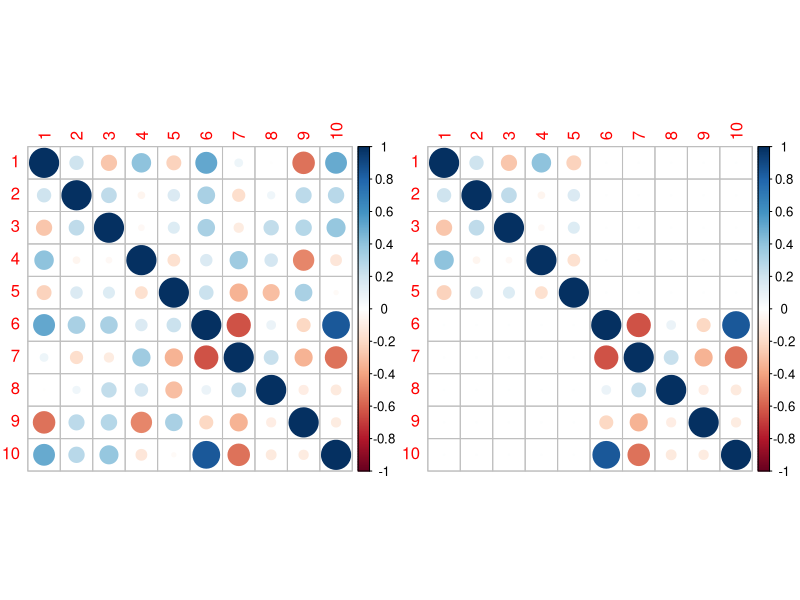
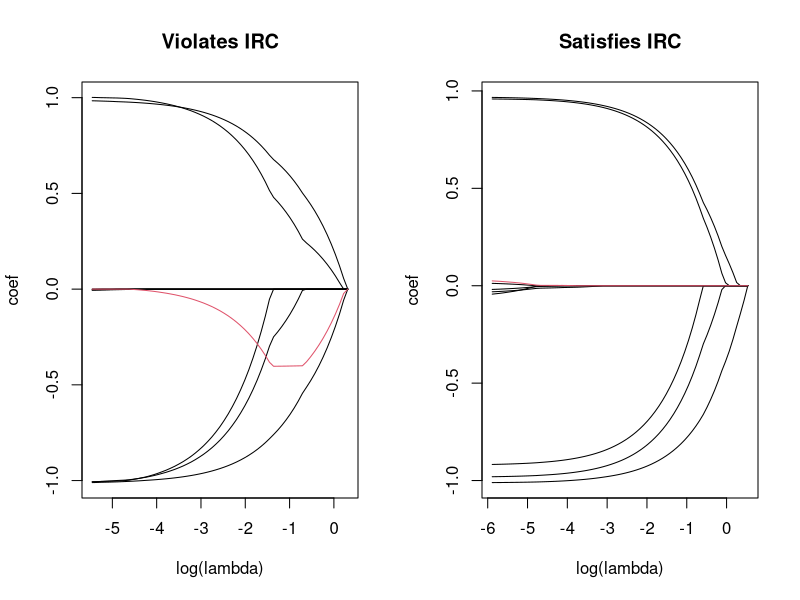
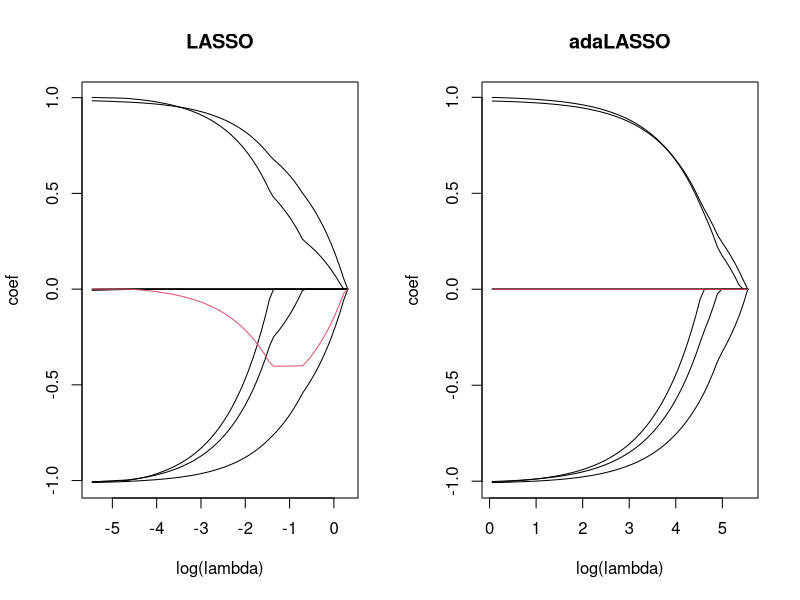
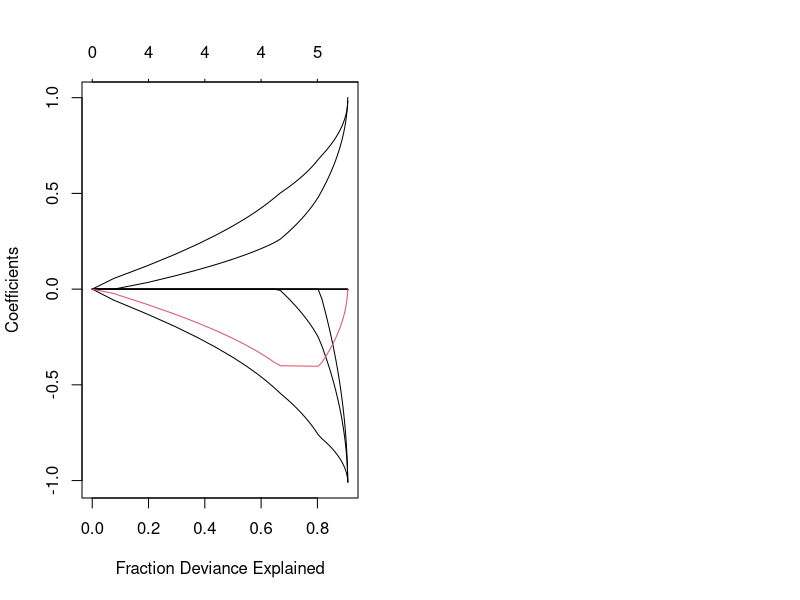

The R source for these figures, in order:
# link here: https://insightr.wordpress.com/2017/06/14/when-the-lasso-fails/

# notes: lasso based on two assumptions.
# 1. sparsity - only a small number of many available variables may be relevant
# 2. irrepresentable condition, irc. relevant variables and irrelevant variables are uncorrelated

# this demo is what happens when assumption 2 is violated
library(mvtnorm)
library(corrplot)
library(glmnet)
library(clusterGeneration)

k=10 # = Number of Candidate Variables
p=5 # = Number of Relevant Variables
N=500 # = Number of observations
betas=(-1)^(1:p) # = Values for beta = rep(c(-1, 1), 3)[1:p]
set.seed(12345) # = Seed for replication
sigma1=genPositiveDefMat(k,"unifcorrmat")$Sigma # = Sigma1 violates the irc
sigma2=sigma1 # = Sigma2 satisfies the irc
sigma2[(p+1):k,1:p]=0
sigma2[1:p,(p+1):k]=0

# note that the cov mat divides into 4 theoretical pieces, relevant cov, irrelevant cov, rel-irrel cov, irrel-rel cov
# irc respected if rel-irrl * rel^-1 * sign(betas) < 1 is true for all elements

# = Verify the irrepresentable condition
irc1=sort(abs(sigma1[(p+1):k,1:p]%*%solve(sigma1[1:p,1:p])%*%sign(betas)))
irc2=sort(abs(sigma2[(p+1):k,1:p]%*%solve(sigma2[1:p,1:p])%*%sign(betas)))
c(max(irc1),max(irc2))

# = Have a look at the correlation matrices
par(mfrow=c(1,2))
corrplot(cov2cor(sigma1))
corrplot(cov2cor(sigma2))


X1=rmvnorm(N,sigma = sigma1) # = Variables for the design that violates the IRC = #
X2=rmvnorm(N,sigma = sigma2) # = Variables for the design that satisfies the IRC = #
e=rnorm(N) # = Error = #
y1=X1[,1:p]%*%betas+e # = Generate y for design 1 = #
y2=X2[,1:p]%*%betas+e # = Generate y for design 2 = #

lasso1=glmnet(X1,y1,nlambda = 100) # = Estimation for design 1 = #
lasso2=glmnet(X2,y2,nlambda = 100) # = Estimation for design 2 = #

## == Regularization path == ##
par(mfrow=c(1,2))
l1=log(lasso1$lambda)
matplot(as.matrix(l1),t(coef(lasso1)[-1,])
        ,type="l",lty=1,col=c(rep(1,9),2)
        ,ylab="coef",xlab="log(lambda)",main="Violates IRC")
l2=log(lasso2$lambda)
matplot(as.matrix(l2),t(coef(lasso2)[-1,])
        ,type="l",lty=1,col=c(rep(1,9),2)
        ,ylab="coef",xlab="log(lambda)",main="Satisfies IRC")

# adalasso corrects for this problem
lasso1.1=cv.glmnet(X1,y1)
w.=(abs(coef(lasso1.1)[-1])+1/N)^(-1)
adalasso1=glmnet(X1,y1,penalty.factor = w.)
# penalty.factor	 - from glmnet help
# Separate penalty factors can be applied to each coefficient. 
# This is a number that multiplies lambda to allow differential shrinkage. 
# Can be 0 for some variables, which implies no shrinkage, and that variable is always included in the model. Default is 1 for all variables (and implicitly infinity for variables listed in exclude). Note: the penalty factors are internally rescaled to sum to nvars, and the lambda sequence will reflect this change.

par(mfrow=c(1,2))
l1=log(lasso1$lambda)
matplot(as.matrix(l1),t(coef(lasso1)[-1,])
        ,type="l",lty=1,col=c(rep(1,9),2)
        ,ylab="coef",xlab="log(lambda)",main="LASSO")
l2=log(adalasso1$lambda)
matplot(as.matrix(l2),t(coef(adalasso1)[-1,]),type="l"
        ,lty=1,col=c(rep(1,9),2)
        ,ylab="coef",xlab="log(lambda)",main="adaLASSO")
# extra glmnet plot
plot(lasso1, xvar="dev", label = FALSE, col = c(rep(1, 8), 2, 1))
